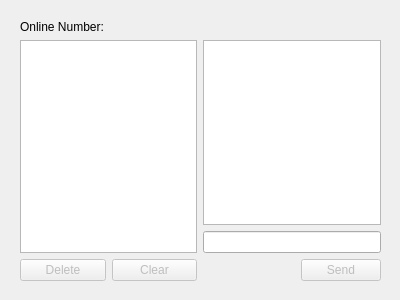
<?xml version="1.0" encoding="UTF-8"?>
<ui version="4.0">
 <class>JWindow</class>
 <widget class="QDialog" name="JWindow">
  <property name="geometry">
   <rect>
    <x>0</x>
    <y>0</y>
    <width>400</width>
    <height>300</height>
   </rect>
  </property>
  <property name="windowTitle">
   <string>JMchatting_server</string>
  </property>
  <widget class="QWidget" name="layoutWidget">
   <property name="geometry">
    <rect>
     <x>20</x>
     <y>20</y>
     <width>361</width>
     <height>261</height>
    </rect>
   </property>
   <layout class="QHBoxLayout" name="horizontalLayout_3">
    <item>
     <layout class="QVBoxLayout" name="verticalLayout">
      <item>
       <widget class="QLabel" name="numLabel">
        <property name="text">
         <string>Online Number:</string>
        </property>
       </widget>
      </item>
      <item>
       <widget class="QListWidget" name="nameList">
        <property name="editTriggers">
         <set>QAbstractItemView::NoEditTriggers</set>
        </property>
       </widget>
      </item>
      <item>
       <layout class="QHBoxLayout" name="horizontalLayout">
        <item>
         <widget class="QPushButton" name="deleteButton">
          <property name="enabled">
           <bool>false</bool>
          </property>
          <property name="text">
           <string>Delete</string>
          </property>
          <property name="autoDefault">
           <bool>false</bool>
          </property>
         </widget>
        </item>
        <item>
         <widget class="QPushButton" name="clearButton">
          <property name="enabled">
           <bool>false</bool>
          </property>
          <property name="text">
           <string>Clear</string>
          </property>
         </widget>
        </item>
       </layout>
      </item>
     </layout>
    </item>
    <item>
     <layout class="QVBoxLayout" name="verticalLayout_2">
      <item>
       <widget class="QLabel" name="addrLabel">
        <property name="text">
         <string/>
        </property>
       </widget>
      </item>
      <item>
       <widget class="QTextEdit" name="msgTextEdit">
        <property name="readOnly">
         <bool>true</bool>
        </property>
       </widget>
      </item>
      <item>
       <widget class="QLineEdit" name="inputLineEdit"/>
      </item>
      <item>
       <layout class="QHBoxLayout" name="horizontalLayout_2">
        <item>
         <spacer name="horizontalSpacer">
          <property name="orientation">
           <enum>Qt::Horizontal</enum>
          </property>
          <property name="sizeHint" stdset="0">
           <size>
            <width>40</width>
            <height>20</height>
           </size>
          </property>
         </spacer>
        </item>
        <item>
         <widget class="QPushButton" name="sendButton">
          <property name="enabled">
           <bool>false</bool>
          </property>
          <property name="text">
           <string>Send</string>
          </property>
          <property name="default">
           <bool>true</bool>
          </property>
         </widget>
        </item>
       </layout>
      </item>
     </layout>
    </item>
   </layout>
  </widget>
 </widget>
 <resources/>
 <connections/>
</ui>
